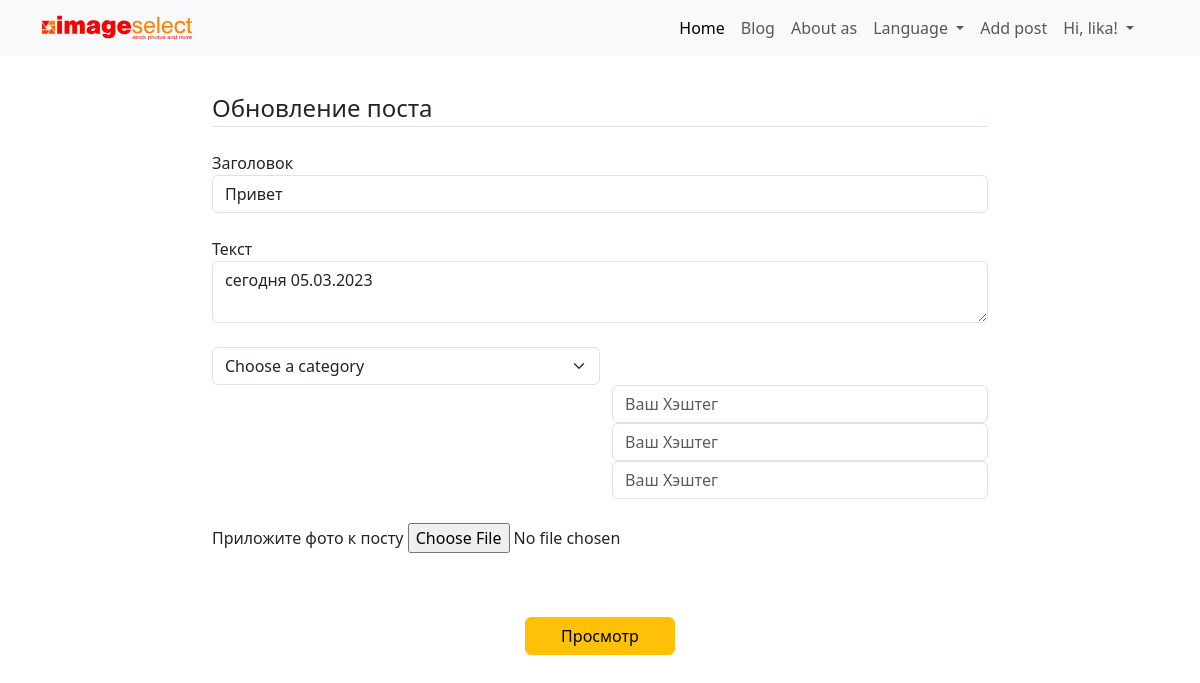
Page /post/10/update (signed in) on the earlier database version.
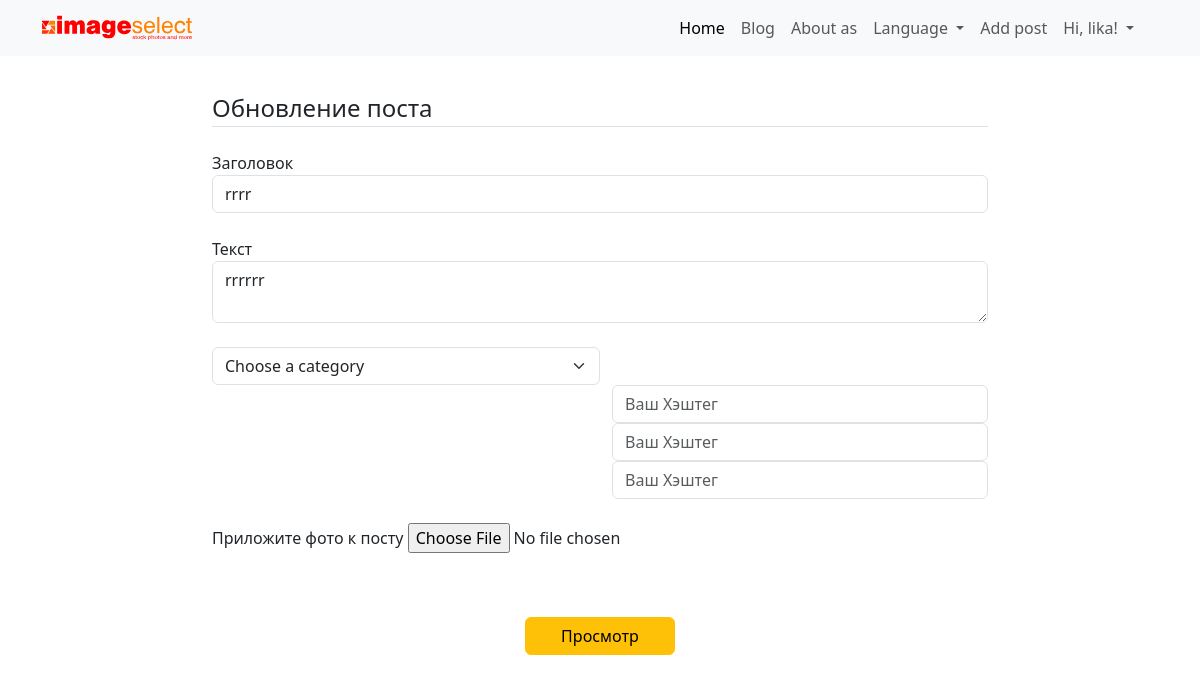
Same page on the later database version.
### flask_blog_portfolio/models.py (models this page shows, shortened)
class Post(db.Model):
    id = db.Column(db.Integer, primary_key=True)
    title = db.Column(db.String(100), nullable=False)
    date_posted = db.Column(db.DateTime, nullable=False, default=datetime.utcnow)
    update_post = db.Column(db.DateTime, nullable=False, default=datetime.utcnow)
    content = db.Column(db.Text, nullable=False)
    user_id = db.Column(db.Integer, db.ForeignKey('user.id'), nullable=False)
    image_file = db.Column(db.String(20), nullable=False, default='default.png')
    category_id = db.Column(db.Integer, db.ForeignKey('category.id'), nullable=False)
    hashtags = db.relationship('Hashtag', secondary=hashtag_posts, backref=db.backref('posts', lazy='dynamic'))
    comments = db.relationship('Comment', backref='title', lazy='select', cascade='all, delete-orphan')

### flask_blog_portfolio/posts/routes.py (the view)
@posts.route("/post/<int:post_id>/update", methods=['GET', 'POST'])
@login_required
def update_post(post_id):
    post = Post.query.get_or_404(post_id)
    if post.author != current_user:
        abort(403)
    form = PostForm()
    if form.validate_on_submit():
        post.title = form.title.data
        post.content = form.content.data
        if form.picture.data:
            picture_file = save_picture(form.picture.data)
            post.image_file = picture_file
        db.session.commit()
        flash('Ваш пост обновлен!', 'success')
        return redirect(url_for('posts.post', post_id=post.id))
    elif request.method == 'GET':
        form.title.data = post.title
        form.content.data = post.content
        image_file = url_for('static', filename='posts_pics/' + post.image_file)
    return render_template('create_post.html', title='Обновление поста', image_file=image_file,
                           form=form, legend='Обновление поста')

### flask_blog_portfolio/posts/forms.py
class PostForm(FlaskForm):
    title = StringField('Заголовок', validators=[DataRequired()])
    content = TextAreaField('Текст', validators=[DataRequired()])
    picture = FileField('Приложите фото к посту', validators=[FileAllowed(['jpg', 'png'])])
    submit = SubmitField('Просмотр')

### flask_blog_portfolio/models.py (called while the page is built)
@login_manager.user_loader
def load_user(user_id):
    return User.query.get(int(user_id))

### flask_blog_portfolio/templates/create_post.html (shortened to what this page needs)
{% extends "layout.html" %}
{% block body %}
<section class="add_post">
    <div class="container-sm">
        <form method="POST" action="" enctype="multipart/form-data">
            <fieldset class="form-group">
                <legend class="border-bottom mb-4">{{ legend }}</legend>
                <div class="form-group mb-4">
                    {{ form.title.label(class="form-control-label") }}
                    {% if form.title.errors %}
                    {{ form.title(class="form-control form-control is-invalid") }}
                    <div class="invalid-feedback">
                        {% for error in form.title.errors %}
                        <span>{{ error }}</span>
                        {% endfor %}
                    </div>
                    {% else %}
                    {{ form.title(class="form-control form-control") }}
                    {% endif %}
                </div>
                <div class="form-group mb-4">
                    {{ form.content.label(class="form-control-label") }}
                    {% if form.content.errors %}
                    {{ form.content(class="form-control form-control is-invalid") }}
                    <div class="invalid-feedback">
                        {% for error in form.content.errors %}
                        <span>{{ error }}</span>
                        {% endfor %}
                    </div>
                    {% else %}
                    {{ form.content(class="form-control form-control") }}
                    {% endif %}
                </div>
            </fieldset>
            <div class="form-group mb-4">
                <div class="col-6">
                    <select name="category" class="form-select" aria-label="Default select example">
                        <option selected>Choose a category</option>
                    </select>
                </div>
                <div class="row form-group mb-4">
                    <div class="col-6">
                    </div>
                    <div class="col-6">
                        <div name="hashtags_new">
                            <input type="text" name="hashtags_new[]" value="" class="form-control"
                                   placeholder="Ваш Хэштег">
                            <input type="text" name="hashtags_new[]" value="" class="form-control"
                                   placeholder="Ваш Хэштег">
                            <input type="text" name="hashtags_new[]" value="" class="form-control"
                                   placeholder="Ваш Хэштег">
                        </div>
                    </div>
                </div>
                <div class="form-group mb-4">
                    {{ form.picture.label() }}
                    {{ form.picture(class="form-control-file") }}
                </div>
                <div class="form-group mb-4 text-center button_post_send">
                    {{ form.submit(class="btn btn-warning create_article_btn") }}
                </div>
            </div>
        </form>
    </div>
</section>
{% endblock %}

Differences in the rows shown:
changed Post: title "Привет" → "rrrr"; content "сегодня 05.03.2023" → "rrrrrr"
